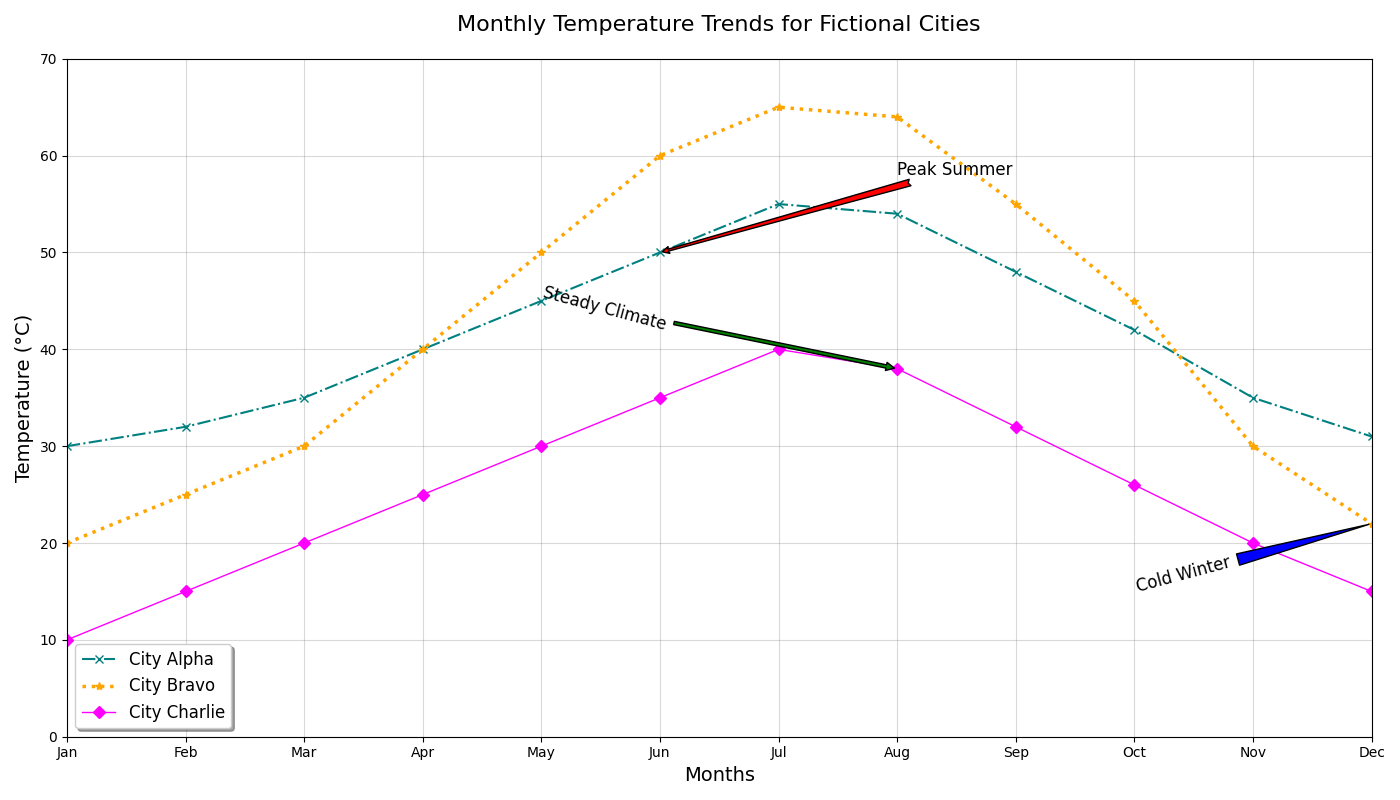

The Python source for this figure:
import matplotlib.pyplot as plt
import numpy as np

months = np.arange(1, 13)
city_alpha_temp = np.array([30, 32, 35, 40, 45, 50, 55, 54, 48, 42, 35, 31])
city_bravo_temp = np.array([20, 25, 30, 40, 50, 60, 65, 64, 55, 45, 30, 22])
city_charlie_temp = np.array([10, 15, 20, 25, 30, 35, 40, 38, 32, 26, 20, 15])

plt.figure(figsize=(14, 8))

# Stylistic changes
plt.plot(months, city_alpha_temp, label='City Alpha', marker='x', color='teal', linestyle='-.', linewidth=1.5)
plt.plot(months, city_bravo_temp, label='City Bravo', marker='*', color='orange', linestyle=':', linewidth=2.5)
plt.plot(months, city_charlie_temp, label='City Charlie', marker='D', color='magenta', linestyle='-', linewidth=1)

plt.grid(True, linestyle='-', color='gray', alpha=0.3)

plt.title("Monthly Temperature Trends for Fictional Cities", fontsize=16, pad=20)
plt.xlabel("Months", fontsize=14)
plt.ylabel("Temperature (°C)", fontsize=14)

plt.annotate('Peak Summer', xy=(6, city_alpha_temp[5]), xytext=(8, 58),
             arrowprops=dict(facecolor='red', arrowstyle='fancy'),
             fontsize=12)

plt.annotate('Cold Winter', xy=(12, city_bravo_temp[11]), xytext=(10, 15),
             arrowprops=dict(facecolor='blue', arrowstyle='wedge,tail_width=0.7'),
             fontsize=12, rotation=15)

plt.annotate('Steady Climate', xy=(8, city_charlie_temp[7]), xytext=(5, 42),
             arrowprops=dict(facecolor='green', arrowstyle='simple'),
             fontsize=12, rotation=-15)

plt.ylim(0, 70)
plt.xlim(1, 12)
plt.xticks(months, ['Jan', 'Feb', 'Mar', 'Apr', 'May', 'Jun', 'Jul', 'Aug', 'Sep', 'Oct', 'Nov', 'Dec'])

plt.legend(loc='lower left', fontsize=12, shadow=True, fancybox=True)

plt.tight_layout()

plt.show()
